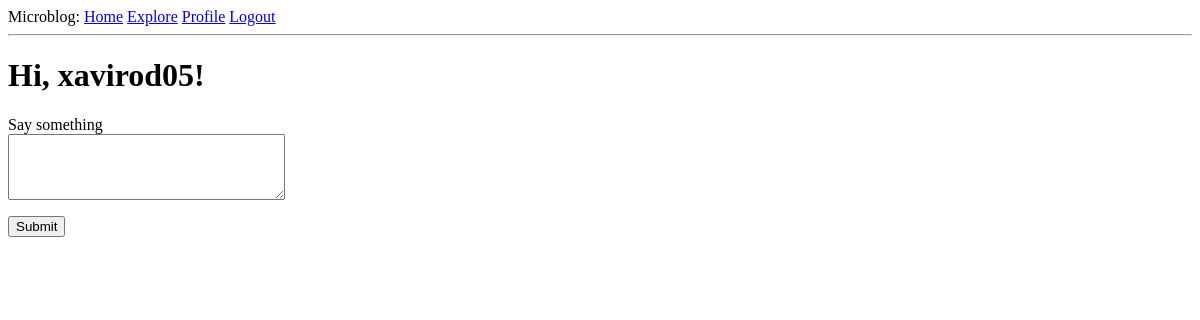
Before: /index (signed in) with the older database file.
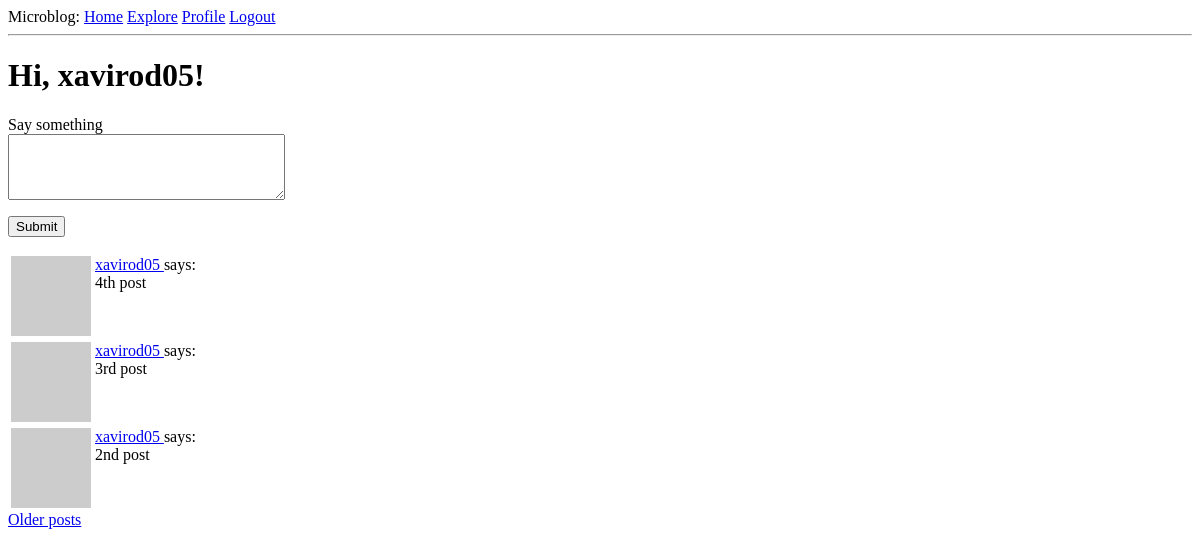
After: the same page with the newer database file.
### app/models.py (models this page shows, shortened)
class User(UserMixin, db.Model):
    id: so.Mapped[int] = so.mapped_column(primary_key=True)
    username: so.Mapped[str] = so.mapped_column(sa.String(64), index=True, unique=True)
    email: so.Mapped[str] = so.mapped_column(sa.String(120), index=True, unique=True)
    password_hash: so.Mapped[Optional[str]] = so.mapped_column(sa.String(256))
    posts: so.WriteOnlyMapped["Post"] = so.relationship(back_populates="author")
    about_me: so.Mapped[Optional[str]] = so.mapped_column(sa.String(140))
    last_seen: so.Mapped[Optional[datetime]] = so.mapped_column(
        default=lambda: datetime.now(timezone.utc)
    )
    following: so.WriteOnlyMapped["User"] = so.relationship(
        secondary=followers,
        primaryjoin=(followers.c.follower_id == id),
        secondaryjoin=(followers.c.followed_id == id),
        back_populates="followers",
    )
    followers: so.WriteOnlyMapped["User"] = so.relationship(
        secondary=followers,
        primaryjoin=(followers.c.followed_id == id),
        secondaryjoin=(followers.c.follower_id == id),
        back_populates="following",
    )
    def avatar(self, size):
        digest = md5(self.email.lower().encode("utf-8")).hexdigest()
        return f"https://www.gravatar.com/avatar/{digest}?d=identicon&s={size}"
    def following_posts(self):
        Author = so.aliased(User)
        Follower = so.aliased(User)
        return (
            sa.select(Post)
            .join(Post.author.of_type(Author))
            .join(Author.followers.of_type(Follower), isouter=True)
            .where(
                sa.or_(
                    Follower.id == self.id,
                    Author.id == self.id,
                )
            )
            .group_by(Post)
            .order_by(Post.timestamp.desc())
        )

class Post(db.Model):
    id: so.Mapped[int] = so.mapped_column(primary_key=True)
    body: so.Mapped[str] = so.mapped_column(sa.String(140))
    timestamp: so.Mapped[datetime] = so.mapped_column(
        index=True, default=lambda: datetime.now(timezone.utc)
    )
    user_id: so.Mapped[int] = so.mapped_column(sa.ForeignKey(User.id), index=True)
    author: so.Mapped[User] = so.relationship(back_populates="posts")

### app/routes.py (the view)
@app.route("/", methods=["GET", "POST"])
@app.route("/index", methods=["GET", "POST"])
@login_required
def index():
    form = PostForm()
    page = request.args.get("page", 1, type=int)
    if form.validate_on_submit():
        post = Post(body=form.post.data, author=current_user)
        db.session.add(post)
        db.session.commit()
        flash("Your post is now live!")
        return redirect(url_for("index"))
    posts = db.paginate(
        current_user.following_posts(),
        page=page,
        per_page=app.config["POSTS_PER_PAGE"],
        error_out=False,
    )
    next_url = url_for("index", page=posts.next_num) if posts.has_next else None
    prev_url = url_for("index", page=posts.prev_num) if posts.has_prev else None
    return render_template(
        "index.html",
        title="Home",
        form=form,
        posts=posts.items,
        next_url=next_url,
        prev_url=prev_url,
    )

### app/forms.py
class PostForm(FlaskForm):
    post = TextAreaField(
        "Say something", validators=[DataRequired(), Length(min=1, max=140)]
    )
    submit = SubmitField("Submit")

### app/models.py (called while the page is built)
@login.user_loader
def load_user(id):
    return db.session.get(User, int(id))

### app/routes.py (called while the page is built)
@app.before_request
def before_request():
    if current_user.is_authenticated:
        current_user.last_seen = datetime.now(timezone.utc)
        db.session.commit()

### app/templates/index.html (shortened to what this page needs)
{% extends "base.html" %}
{% block content %}
    <h1>Hi, {{ current_user.username }}!</h1>
    {% if form %}
    <form action="" method="post">
        <p>
            {{ form.post.label }}<br>
            {{ form.post(cols=32, rows=4) }}<br>
        </p>
        <p>{{ form.submit() }}</p>
    </form>
    {% endif %}
    {% for post in posts %}
        {% include '_post.html' %}
    {% endfor %}
    {% if next_url %}
    <a href="{{ next_url }}">Older posts</a>
    {% endif %}
{% endblock %}

### app/templates/base.html (shortened to what this page needs)
<html>
    <head>
    </head>
    <body>
        <div>
            Microblog:
            <a href="{{ url_for('index') }}">Home</a>
            <a href="{{ url_for('explore') }}">Explore</a>
            {% if current_user.is_anonymous %}
            <a href="{{ url_for('login') }}">Login</a>
            {% else %}
            <a href="{{ url_for('user', username=current_user.username) }}">Profile</a>
            <a href="{{ url_for('logout') }}">Logout</a>
            {% endif %}
        </div>
        <hr>
    {% block content %}{% endblock %}
    </body>
</html>

### app/templates/_post.html
    <table>
        <tr valign="top">
            <td><img src="{{ post.author.avatar(36) }}"></td>
            <td>
                <a href="{{ url_for('user', username=post.author.username) }}">
                    {{ post.author.username }}
                </a>
                says:<br>{{ post.body }}
            </td>
        </tr>
    </table>

Changed rows visible on the page:
added Post: author.username "xavirod05", body "4th post"
added Post: author.username "xavirod05", body "3rd post"
added Post: author.username "xavirod05", body "2nd post"
Other visible differences:
text now shown: "Older posts"
